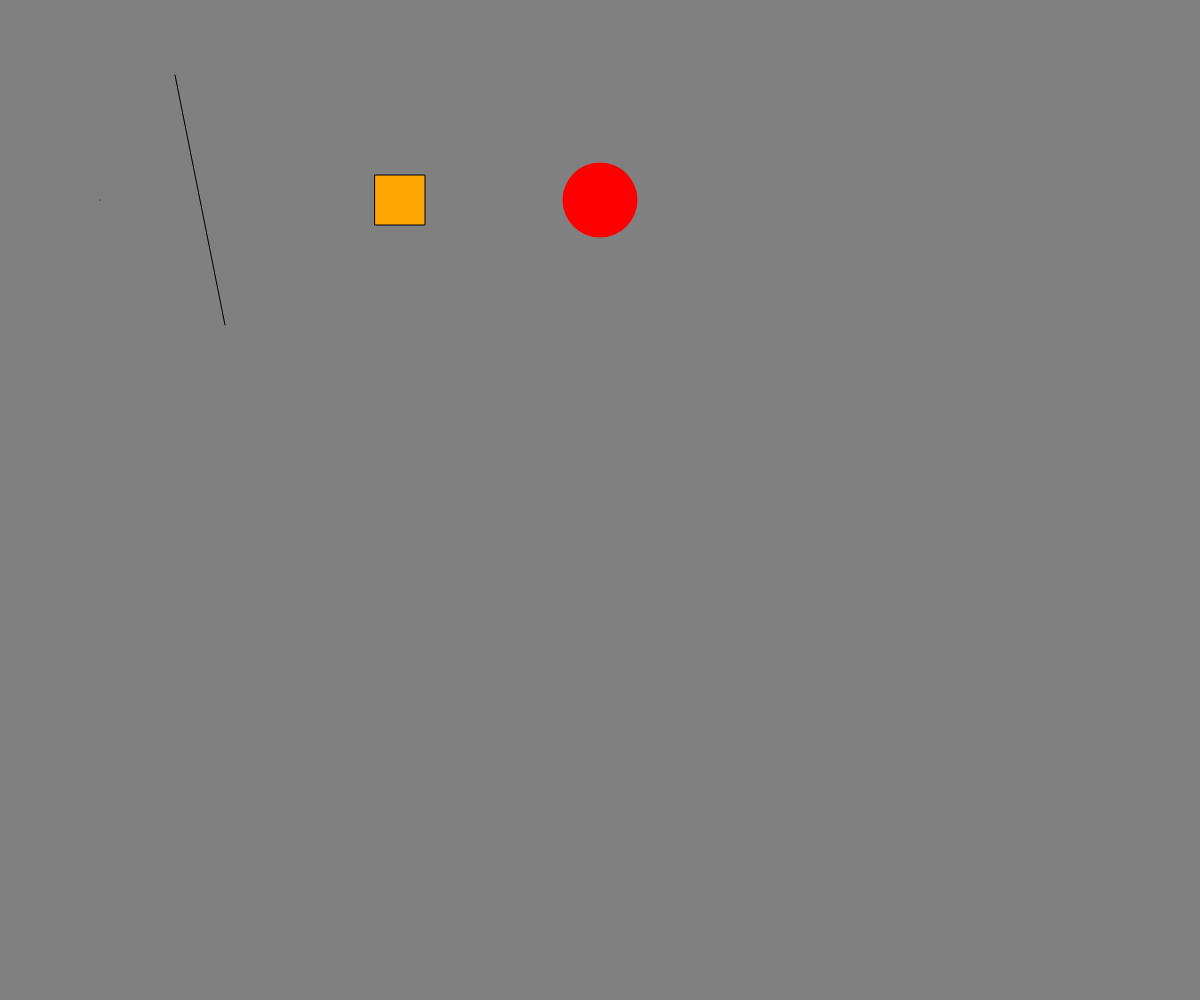
Frame 1 (no input)
Frame 60 (no input): identical to frame 1, image omitted
Frame 120 (the mouse pressed at the canvas centre since frame 60): identical to frame 1, image omitted

The p5.js sketch that drew this single still picture (run headless with seeded random() and noise() and a simulated clock; from frame 60 on, the mouse is pressed at the canvas centre):

// p5.js sketch
// ── sketch.js
// A few simple shape & color examples 

// ------------------------------------------------------------------
// Code placed in setup() will run once at the beginning
function setup() {
  // Create a new canvas to match the browser size
  createCanvas(windowWidth, windowHeight);
}

// ------------------------------------------------------------------
// On window resize, update the canvas size
function windowResized() {
  resizeCanvas(windowWidth, windowHeight);
}

// ------------------------------------------------------------------
// Main render loop - code placed in draw() will repeat over and over
function draw() {
  // Place your drawing code here
  // 0-255 --> gray value
  // r, g, b -> red, green, blue 
  background(128);          // 128 -> gray 
  
  stroke('black');          // list of HTML color names: https://www.w3schools.com/colors/colors_names.asp
  point(100, 200);          // point(x, y);  
  line(175, 75, 225, 325);  // line(x1, y1, x2, y2);
  
  rectMode(CENTER);         // changes from the default, CORNER
  fill('orange');
  rect(400, 200, 50);       // rect(x, y, width, height);
  
  noStroke();               // disable the stroke
  fill(255, 0, 0);          // an example of using R, G, B values for color
  circle(600, 200, 75);     // circle(x, y, diameter)  
}
 
